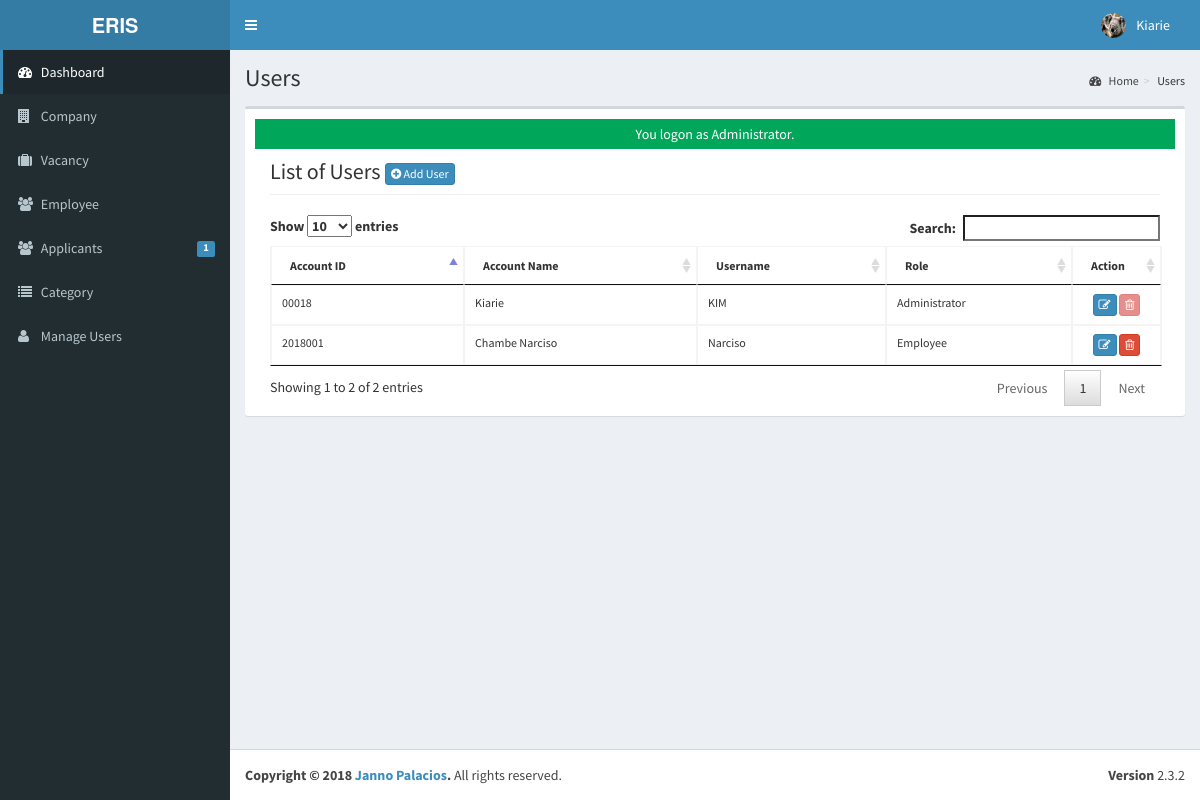
/admin/user/index.php (signed in), run on the app's committed database.
### tables this page shows
CREATE TABLE IF NOT EXISTS `tblusers` (
  `USERID` varchar(30) NOT NULL,
  `FULLNAME` varchar(40) NOT NULL,
  `USERNAME` varchar(90) NOT NULL,
  `PASS` varchar(90) NOT NULL,
  `ROLE` varchar(30) NOT NULL,
  `PICLOCATION` varchar(255) NOT NULL
);

### admin/user/index.php (called while the page is built, shortened)
<?php
require_once("../../include/initialize.php");
 $title="Users";
require_once ("../theme/templates.php");
?>

### include/database.php (called while the page is built, shortened)
<?php
class Database {
	var $sql_string = '';
	private $conn;
	public function open_connection() {
		$this->conn = mysqli_connect(server,user,pass);
		if(!$this->conn){
			echo "Problem in database connection! Contact administrator!";
			exit();
		}else{
			$db_select = mysqli_select_db($this->conn,database_name);
		}
	}
	function setQuery($sql='') {
		$this->sql_string=$sql;
	}
	function executeQuery() {
		$result = mysqli_query($this->conn,$this->sql_string);
		return $result;
	}
	private function confirm_query($result) {
		return $result;
	}
	function loadResultList( $key='' ) {
		$cur = $this->executeQuery();
		$array = array();
		while ($row = mysqli_fetch_object($cur)) {
			if ($key) {
				$array[$row->$key] = $row;
			} else {
				$array[] = $row;
			}
		}
		return $array;
	}
	function loadSingleResult() {
		$cur = $this->executeQuery();
		while ($row = mysqli_fetch_object($cur)) {
		return $data = $row;
		}
	}
}
$mydb = new Database();
?>

### include/accounts.php (called while the page is built, shortened)
<?php
require_once(LIB_PATH.DS.'database.php');
class User {
	protected static  $tblname = "tblusers";
	function single_user($id=""){
			global $mydb;
			$mydb->setQuery("SELECT * FROM ".self::$tblname."
				Where USERID= '{$id}' LIMIT 1");
			$cur = $mydb->loadSingleResult();
			return $cur;
	}
}
?>

### include/function.php (called while the page is built, shortened)
<?php
function currentpage(){
		$this_page = $_SERVER['SCRIPT_NAME'];
	    $bits = explode('/',$this_page);
		 return $bits[3];
	}
		?>

### admin/user/list.php (the view, shortened to what this page needs)
    	 <div class="col-lg-12">
         <h1 class="page-header">List of Users  <a href="index.php?view=add" class="btn btn-primary btn-xs  ">  <i class="fa fa-plus-circle fw-fa"></i> Add User</a>  </h1>
    		</div>
		 	<div class="col-lg-12">
	<table id="dash-table" class="table  table-bordered table-hover table-responsive" style="font-size:12px;" cellspacing="0">
	  <thead>
	  	<tr>
	  		<th>Account ID</th>
	  		<th> Account Name</th>
	  		<th>Username</th>
	  		<th>Role</th>
	  		<th width="10%" >Action</th>
	  	</tr>
	  </thead>
	  <tbody>
	  	<?php
	  		$mydb->setQuery("SELECT *
								FROM  `tblusers`");
	  		$cur = $mydb->loadResultList();
			foreach ($cur as $result) {
	  		echo '<tr>';
	  		echo '<td>' . $result->USERID.'</a></td>';
	  		echo '<td>' . $result->FULLNAME.'</a></td>';
	  		echo '<td>'. $result->USERNAME.'</td>';
	  		echo '<td>'. $result->ROLE.'</td>';
	  		If($result->USERID==$_SESSION['ADMIN_USERID'] || $result->ROLE=='MainAdministrator' || $result->ROLE=='Administrator') {
	  			$active = "Disabled";
	  		}else{
	  			$active = "";
	  		}
	  		echo '<td align="center" > <a title="Edit" href="index.php?view=edit&id='.$result->USERID.'"  class="btn btn-primary btn-xs  ">  <span class="fa fa-edit fw-fa"></span></a>
	  					 <a title="Delete" href="controller.php?action=delete&id='.$result->USERID.'" class="btn btn-danger btn-xs" '.$active.'><span class="fa fa-trash-o fw-fa"></span> </a>
	  					 </td>';
	  		echo '</tr>';
	  	}
	  	?>
	  </tbody>
	</table>
</div>

### admin/theme/templates.php (shortened to what this page needs)
<!DOCTYPE html>
<html>
    <head>
        <link rel="stylesheet" href="<?php echo web_root;?>bootstrap/css/bootstrap.min.css">
        <link rel="stylesheet" href="<?php echo web_root;?>plugins/font-awesome/css/font-awesome.min.css">
        <link rel="stylesheet" href="<?php echo web_root;?>dist/css/AdminLTE.min.css">
        <link rel="stylesheet" href="<?php echo web_root;?>dist/css/skins/_all-skins.min.css">
        <link rel="stylesheet" href="<?php echo web_root;?>plugins/iCheck/flat/blue.css">
        <link rel="stylesheet" href="<?php echo web_root;?>plugins/morris/morris.css">
        <link rel="stylesheet" href="<?php echo web_root;?>plugins/jvectormap/jquery-jvectormap-1.2.2.css">
        <link href="<?php echo web_root; ?>plugins/datepicker/bootstrap-datetimepicker.min.css" rel="stylesheet" media="screen">
        <link rel="stylesheet" href="<?php echo web_root;?>plugins/dataTables/jquery.dataTables.min.css">
        <link rel="stylesheet" href="<?php echo web_root;?>plugins/bootstrap-wysihtml5/bootstrap3-wysihtml5.min.css">
    </head>
 <body class="hold-transition skin-blue fixed sidebar-mini">
<div class="wrapper">
  <header class="main-header">
    <a href="<?php echo web_root;?>/admin/" class="logo">
      <span class="logo-lg"><b>ERIS</b></span>
    </a>
    <nav class="navbar navbar-static-top" role="navigation">
      <a href="#" class="sidebar-toggle" data-toggle="offcanvas" role="button">
      </a>
      <div class="navbar-custom-menu">
        <ul class="nav navbar-nav">
          <?php
              $user = New User();
              $singleuser = $user->single_user($_SESSION['ADMIN_USERID']);
          ?>
          <li class="dropdown user user-menu" style="padding-right: 15px;"  >
            <a href="#" class="dropdown-toggle" data-toggle="dropdown">
              <img src="<?php echo web_root.'admin/user/'. $singleuser->PICLOCATION;?>" class="user-image" alt="User Image">
              <span class="hidden-xs"><?php echo $singleuser->FULLNAME; ?></span>
            </a>
          </li>
        </ul>
      </div>
    </nav>
  </header>
  <aside class="main-sidebar">
    <section class="sidebar">
      <ul class="sidebar-menu">
        <li  class="<?php echo (currentpage() == 'index.php') ? "active" : false;?>" >
          <a href="<?php echo web_root ;?>admin/">
            <i class="fa fa-dashboard"></i> <span>Dashboard</span>
          </a>
        </li>
        <li class="<?php echo (currentpage() == 'company') ? "active" : false;?>" >
          <a href="<?php echo web_root ;?>admin/company/">
            <i class="fa fa-building"></i> <span>Company</span>
          </a>
        </li>
        <li class="<?php echo (currentpage() == 'vacancy') ? "active" : false;?>" >
          <a href="<?php echo web_root ;?>admin/vacancy/">
            <i class="fa fa-suitcase"></i> <span>Vacancy</span>
          </a>
        </li>
        <li class="<?php echo (currentpage() == 'employee') ? "active" : false;?>" >
          <a href="<?php echo web_root ;?>admin/employee/">
            <i class="fa fa-users"></i> <span>Employee</span>
          </a>
        </li>
        <li class="<?php echo (currentpage() == 'applicants') ? "active" : false;?>" >
          <a href="<?php echo web_root ;?>admin/applicants/">
            <i class="fa fa-users"></i> <span>Applicants</span>
            <span class="label label-primary pull-right">
              <?php
                $sql = "SELECT count(*) as 'APPL' FROM `tbljobregistration` WHERE `PENDINGAPPLICATION`=1";
                $mydb->setQuery($sql);
                $pending = $mydb->loadSingleResult();
                echo $pending->APPL;
              ?>
            </span>
          </a>
        </li>
        <li class="<?php echo (currentpage() == 'category') ? "active" : false;?>" >
          <a href="<?php echo web_root ;?>admin/category/">
            <i class="fa fa-list"></i> <span>Category</span>
          </a>
        </li>
         <li class="<?php echo (currentpage() == 'user') ? "active" : false;?>">
          <a href="<?php echo web_root; ?>admin/user/">
            <i class="fa fa-user"></i> <span>Manage Users</span> </a>
        </li>
      </ul>
    </section>
  </aside>
  <div class="content-wrapper">
  <section class="content-header">
      <h1>
        <?php echo isset($title) ? $title : ''; ?>
      </h1>
      <ol class="breadcrumb">
        <?php
          if ($title!='Home') {
            $active_title = '';
            if (isset($_GET['view'])) {
              $active_title = '<li class='.$active_title.'><a href="index.php">'.$title.'</a></li>';
            }else{
              $active_title = '<li class='.$active_title.'>'.$title.'</li>';
            }
            echo '<li><a href='.web_root.'admin/><i class="fa fa-dashboard"></i> Home</a></li>';
            echo  $active_title;
          }
        ?>
      </ol>
    </section>
         <section class="content">
          <div class="row">
            <div class="col-xs-12">
              <div class="box">
                <div class="box-body">
              <?php
               require_once $content;
               ?>
             </div>
             </div>
           </div>
         </div>
         </section>
 </div>
  <footer class="main-footer">
    <div class="pull-right hidden-xs">
      <b>Version</b> 2.3.2
    </div>
    <strong>Copyright &copy; 2018 <a href="#">Janno Palacios</a>.</strong> All rights
    reserved.
  </footer>
    </body>
</html>

### data on the page
tblusers: PICLOCATION (picture), FULLNAME "Kiarie", USERID "00018", USERNAME "KIM", ROLE "Administrator"
tblusers: USERID "2018001", FULLNAME "Chambe Narciso", USERNAME "Narciso", ROLE "Employee"

### other printed values
$pending->APPL "1"
$title "Users"
$_SESSION['message'] "You logon as Administrator."
